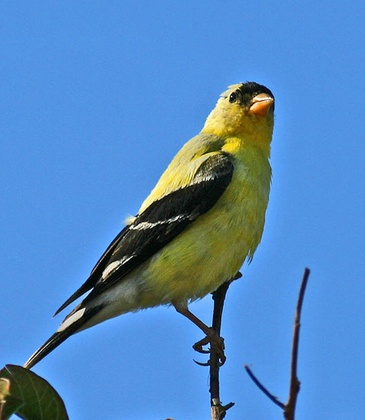
%> input picture bird.JPEG, 365 x 420 px, shrunk from 434 x 500 before the run
$ octave --eval "result = loggabor(imread('bird.JPEG'));"   (GNU Octave 9; MATLAB toolbox functions it lacks are replaced by stand-ins)
%> lines starting %> are read from the running program, lines starting %| are printed output that depends on the picture
### lowpassfilter.m
function f = lowpassfilter(sze, cutoff, n)
if cutoff < 0 || cutoff> 0.5
    error('cutoff frequency must be between 0 and 0.5');
end
if rem(n,1) ~= 0|| n < 1
    error('n must be an integer >= 1');
end
if length(sze) == 1
    rows = sze;
    cols = sze;
else rows = sze(1);
    cols = sze(2);
end
if mod(cols,2)
    xrange = [-(cols-1)/2:(cols-1)/2]/(cols-1);
else xrange =[-cols/2:(cols/2-1)]/cols;
end
if mod(rows,2)
    yrange =[-(rows-1)/2:(rows-1)/2]/(rows-1);
else yrange = [-rows/2:(rows/2-1)]/rows;
end
[x,y] = meshgrid(xrange, yrange);
radius = sqrt(x.^2 + y.^2);
f = ifftshift( 1 ./ (1.0 + (radius ./cutoff).^(2*n)) ); % The filter return;

### loggabor.m
function [EO]=loggabor(im)

    [rows,cols] = size(im(:,:,1));
%> rows = 420; cols = 365
    I1 = ones(rows, cols);
%> I1: size 420x365 double; every value is 1
    Q1 = ones(rows, cols);

    if ndims(im) == 3 %images are colorful
        Y1=0.299 * double(im(:,:,1)) + 0.587 * double(im(:,:,2))+ 0.114 * double(im(:,:,3));
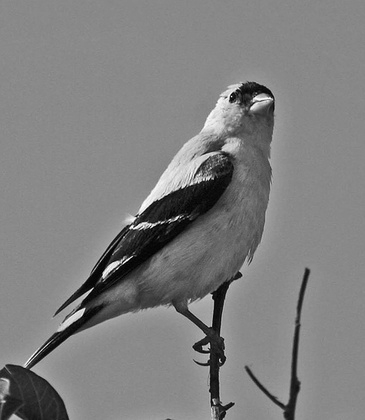
%> Y1: size 420x365 double; min 0.587, max 254.5, mean 127.5
        I1 = 0.596 * double(im(:,:,1)) - 0.274 * double(im(:,:,2)) - 0.322 *double(im(:,:,3));
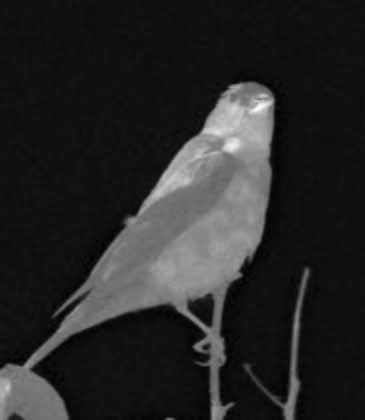
%> I1: size 420x365 double; min -75.37, max 93.68, mean -48.9; drawn with min black and max white
        Q1 = 0.211 *double(im(:,:,1)) - 0.523 * double(im(:,:,2)) + 0.312 * double(im(:,:,3));
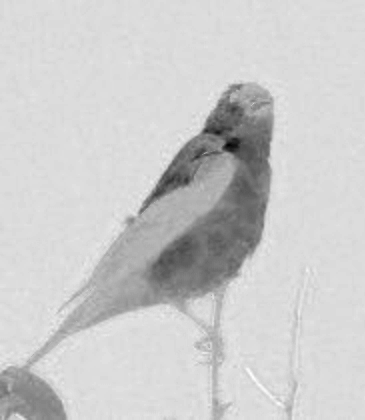
%> Q1: size 420x365 double; min -56.09, max 21.79, mean 6.2; drawn with min black and max white
    else
       Y1 = im;
    end
    Y1 = double(Y1);

    minDimension = min(rows,cols);
%> minDimension = 365
    F = max(1,round(minDimension / 256));
%> F = 1

    aveKernel = fspecial('average',F);
%> aveKernel = 1
    aveI1 = conv2(I1, aveKernel,'same');
    I1 = aveI1(1:F:rows,1:F:cols);
    aveQ1 = conv2(Q1, aveKernel,'same');
    Q1 = aveQ1(1:F:rows,1:F:cols);
    aveY1 = conv2(Y1, aveKernel,'same');
    Y1 = aveY1(1:F:rows,1:F:cols);

    nscale = 5;
    norient = 4;
    minWaveLength = 6;
    mult = 2;
    sigmaOnf = 0.55;
    dThetaOnSigma = 1.2;
    k = 2.0;
    epsilon = .0001;
    thetaSigma = pi/norient/dThetaOnSigma;
    [rows,cols] = size(Y1);


    imagefft = fft2(Y1);
    zero = zeros(rows,cols);
    EO = cell(nscale, norient);
    estMeanE2n = [];
    ifftFilterArray = cell(1,nscale);
    if mod(cols,2)
        xrange = [-(cols-1)/2:(cols-1)/2]/(cols-1);
%> xrange = 365 values from -0.5 to 0.5
    else xrange = [-cols/2:(cols/2-1)]/cols;
    end
    if mod(rows,2)
        yrange = [-(rows-1)/2:(rows-1)/2]/(rows-1);
    else yrange = [-rows/2:(rows/2-1)]/rows;
%> yrange = 420 values from -0.5 to 0.498
    end

    [x,y] = meshgrid(xrange, yrange);
    radius = sqrt(x.^2 + y.^2);
    theta = atan2(-y,x);

    radius = ifftshift(radius);
    theta = ifftshift(theta);
    radius(1,1) = 1;
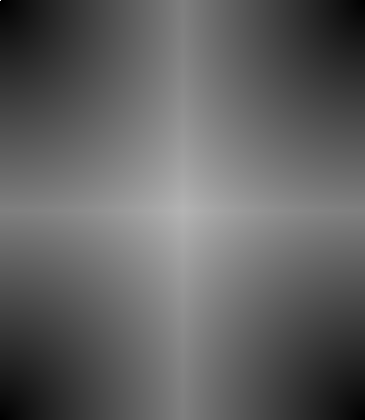
%> radius: size 420x365 double; min 0.00238, max 1, mean 0.383
    sintheta = sin(theta);
    costheta = cos(theta);
    clear x;
    clear y;
    clear theta;

    lp = lowpassfilter([rows,cols],.45,15);
    logGabor = cell(1,nscale);
    for s = 1:nscale
        wavelength = minWaveLength*mult^(s-1);
        fo = 1.0/wavelength;
        logGabor{s} = exp((-(log(radius/fo)).^2) / (2 * log(sigmaOnf)^2));
        logGabor{s} = logGabor{s}.*lp;
        logGabor{s}(1,1) = 0;

    end
%> after the loop, logGabor = 5 items
    spread = cell(1,norient);
    for o = 1:norient
        angl = (o-1)*pi/norient;
        ds = sintheta * cos(angl) - costheta * sin(angl);
        dc = costheta * cos(angl) + sintheta * sin(angl);
        dtheta = abs(atan2(ds,dc));
        spread{o} = exp((-dtheta.^2) / (2 * thetaSigma^2));
    end % The main loop...
%> after the loop, spread = 4 items
    EnergyAll(rows,cols) = 0;
%> EnergyAll: size 420x365 double; every value is 0
    AnAll(rows,cols) = 0;


    for o = 1:norient
        sumE_ThisOrient = zero;
        sumO_ThisOrient = zero;
        sumAn_ThisOrient = zero;
        Energy = zero;
        for s =1:nscale
            filter = logGabor{s} .* spread{o};
            ifftFilt = real(ifft2(filter))*sqrt(rows*cols);
            ifftFilterArray{s} = ifftFilt;
            EO{s,o} = ifft2(imagefft .* filter);
        end
    end
%> after the loop, EO = 20 items; ifftFilterArray = 5 items
%> `result = loggabor(imread('bird.JPEG'));`: result = 20 items
